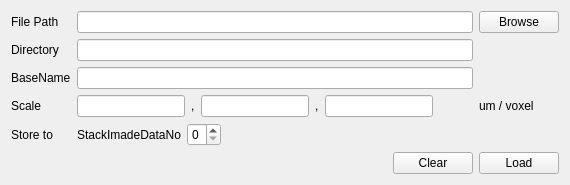
     <widget class="QWidget" name="TabFileLoad">
      <attribute name="title">
       <string>File Load</string>
      </attribute>
      <layout class="QFormLayout" name="formLayout_4">
       <property name="fieldGrowthPolicy">
        <enum>QFormLayout::AllNonFixedFieldsGrow</enum>
       </property>
       <item row="0" column="0" colspan="2">
        <layout class="QGridLayout" name="GridLayoutFileLoad">
         <item row="0" column="0">
          <widget class="QLabel" name="LabelFileLoadFilePath">
           <property name="text">
            <string>File Path</string>
           </property>
          </widget>
         </item>
         <item row="0" column="2">
          <widget class="QLineEdit" name="LineEditFileLoadFilePath"/>
         </item>
         <item row="0" column="3">
          <widget class="QPushButton" name="PushButtonFileLoadBrowse">
           <property name="text">
            <string>Browse</string>
           </property>
          </widget>
         </item>
         <item row="2" column="0">
          <widget class="QLabel" name="LabelFileLoadDirectory">
           <property name="text">
            <string>Directory</string>
           </property>
          </widget>
         </item>
         <item row="3" column="0">
          <widget class="QLabel" name="LabelFileLoadBaseName">
           <property name="text">
            <string>BaseName</string>
           </property>
          </widget>
         </item>
         <item row="4" column="0">
          <widget class="QLabel" name="LabelFileLoadScale">
           <property name="text">
            <string>Scale</string>
           </property>
          </widget>
         </item>
         <item row="4" column="2">
          <layout class="QHBoxLayout" name="HorizontalLayoutFileLoadScale">
           <item>
            <widget class="QLineEdit" name="LineEditFileLoadScaleX">
             <property name="sizePolicy">
              <sizepolicy hsizetype="MinimumExpanding" vsizetype="Fixed">
               <horstretch>0</horstretch>
               <verstretch>0</verstretch>
              </sizepolicy>
             </property>
             <property name="minimumSize">
              <size>
               <width>30</width>
               <height>0</height>
              </size>
             </property>
            </widget>
           </item>
           <item>
            <widget class="QLabel" name="LabelFileLoadScaleCommaXY">
             <property name="text">
              <string>,</string>
             </property>
            </widget>
           </item>
           <item>
            <widget class="QLineEdit" name="LineEditFileLoadScaleY">
             <property name="sizePolicy">
              <sizepolicy hsizetype="MinimumExpanding" vsizetype="Fixed">
               <horstretch>0</horstretch>
               <verstretch>0</verstretch>
              </sizepolicy>
             </property>
             <property name="minimumSize">
              <size>
               <width>30</width>
               <height>0</height>
              </size>
             </property>
            </widget>
           </item>
           <item>
            <widget class="QLabel" name="LabelFileLoadScaleYZ">
             <property name="text">
              <string>,</string>
             </property>
            </widget>
           </item>
           <item>
            <widget class="QLineEdit" name="LineEditFileLoadScaleZ">
             <property name="sizePolicy">
              <sizepolicy hsizetype="MinimumExpanding" vsizetype="Fixed">
               <horstretch>0</horstretch>
               <verstretch>0</verstretch>
              </sizepolicy>
             </property>
             <property name="minimumSize">
              <size>
               <width>30</width>
               <height>0</height>
              </size>
             </property>
            </widget>
           </item>
           <item>
            <spacer name="HorizontalSpacerFileLoadScale">
             <property name="orientation">
              <enum>Qt::Horizontal</enum>
             </property>
             <property name="sizeHint" stdset="0">
              <size>
               <width>40</width>
               <height>20</height>
              </size>
             </property>
            </spacer>
           </item>
          </layout>
         </item>
         <item row="4" column="3">
          <widget class="QLabel" name="LabelFileLoadScaleUnit">
           <property name="text">
            <string>um / voxel</string>
           </property>
          </widget>
         </item>
         <item row="2" column="2">
          <widget class="QLineEdit" name="LineEditFileLoadDirectory">
           <property name="readOnly">
            <bool>true</bool>
           </property>
          </widget>
         </item>
         <item row="3" column="2">
          <widget class="QLineEdit" name="LineEditFileLoadBaseName">
           <property name="readOnly">
            <bool>true</bool>
           </property>
          </widget>
         </item>
         <item row="5" column="0">
          <widget class="QLabel" name="LabelFileLoadLoadTo">
           <property name="text">
            <string>Store to</string>
           </property>
          </widget>
         </item>
         <item row="5" column="2">
          <layout class="QHBoxLayout" name="HorizontalLayoutFileLoadDataNo">
           <item>
            <widget class="QLabel" name="LabelFileLoadStoreToStackImageDataNo">
             <property name="text">
              <string>StackImadeDataNo</string>
             </property>
            </widget>
           </item>
           <item>
            <widget class="QSpinBox" name="SpinBoxFileLoadDataNo">
             <property name="maximum">
              <number>9</number>
             </property>
            </widget>
           </item>
           <item>
            <spacer name="HorizontalSpacerFileLoadDataNo">
             <property name="orientation">
              <enum>Qt::Horizontal</enum>
             </property>
             <property name="sizeHint" stdset="0">
              <size>
               <width>40</width>
               <height>20</height>
              </size>
             </property>
            </spacer>
           </item>
          </layout>
         </item>
        </layout>
       </item>
       <item row="1" column="0" colspan="2">
        <layout class="QHBoxLayout" name="HorizontalLayoutFileLoadExecutionButton">
         <item>
          <spacer name="HorizontalSpacerFileLoadBottom">
           <property name="orientation">
            <enum>Qt::Horizontal</enum>
           </property>
           <property name="sizeHint" stdset="0">
            <size>
             <width>40</width>
             <height>20</height>
            </size>
           </property>
          </spacer>
         </item>
         <item>
          <widget class="QPushButton" name="PushButtonFileLoadClear">
           <property name="text">
            <string>Clear</string>
           </property>
          </widget>
         </item>
         <item>
          <widget class="QPushButton" name="PushButtonFileLoadLoad">
           <property name="text">
            <string>Load</string>
           </property>
          </widget>
         </item>
        </layout>
       </item>
      </layout>
     </widget>
